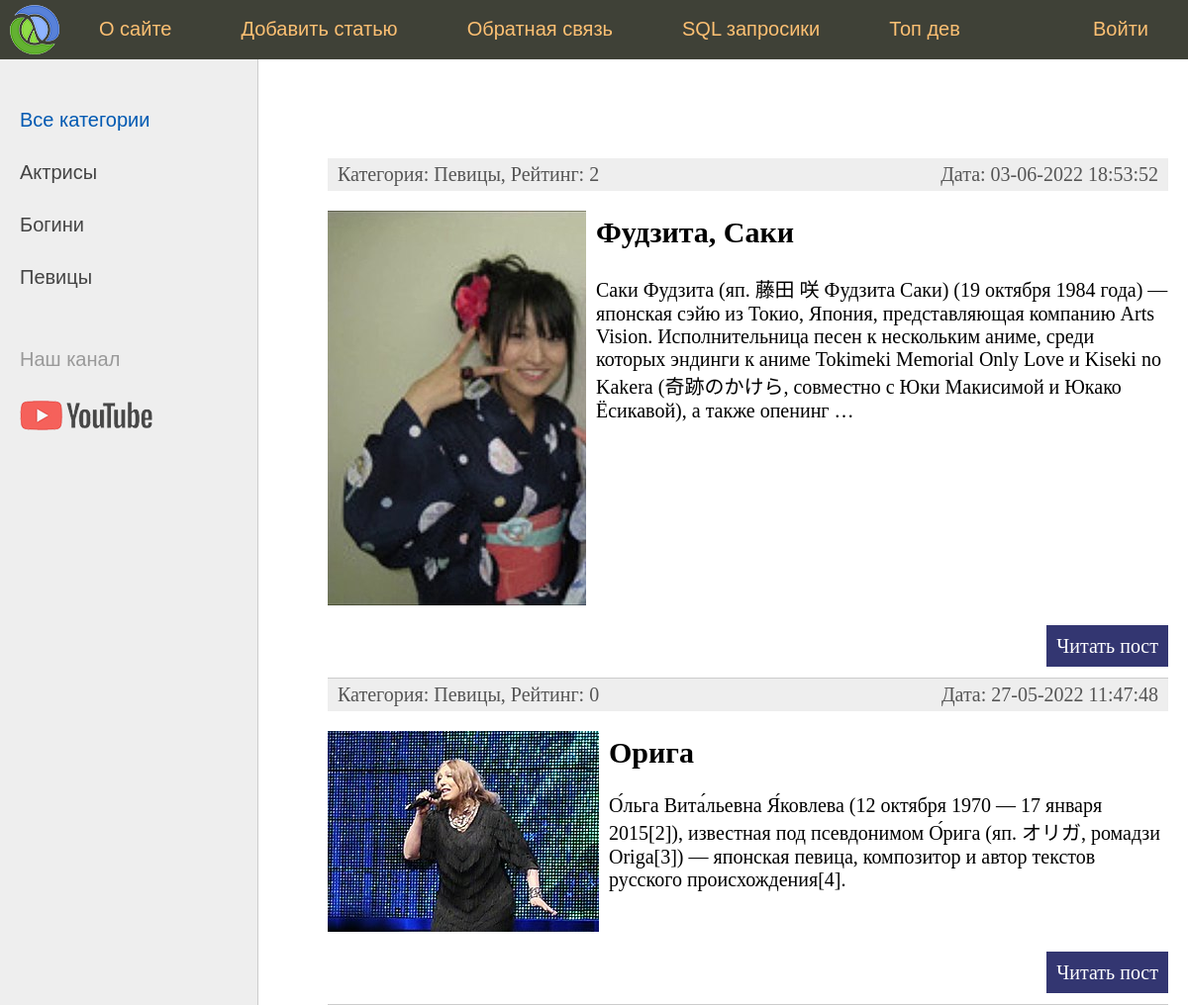
The app's page / (upper part), older data.
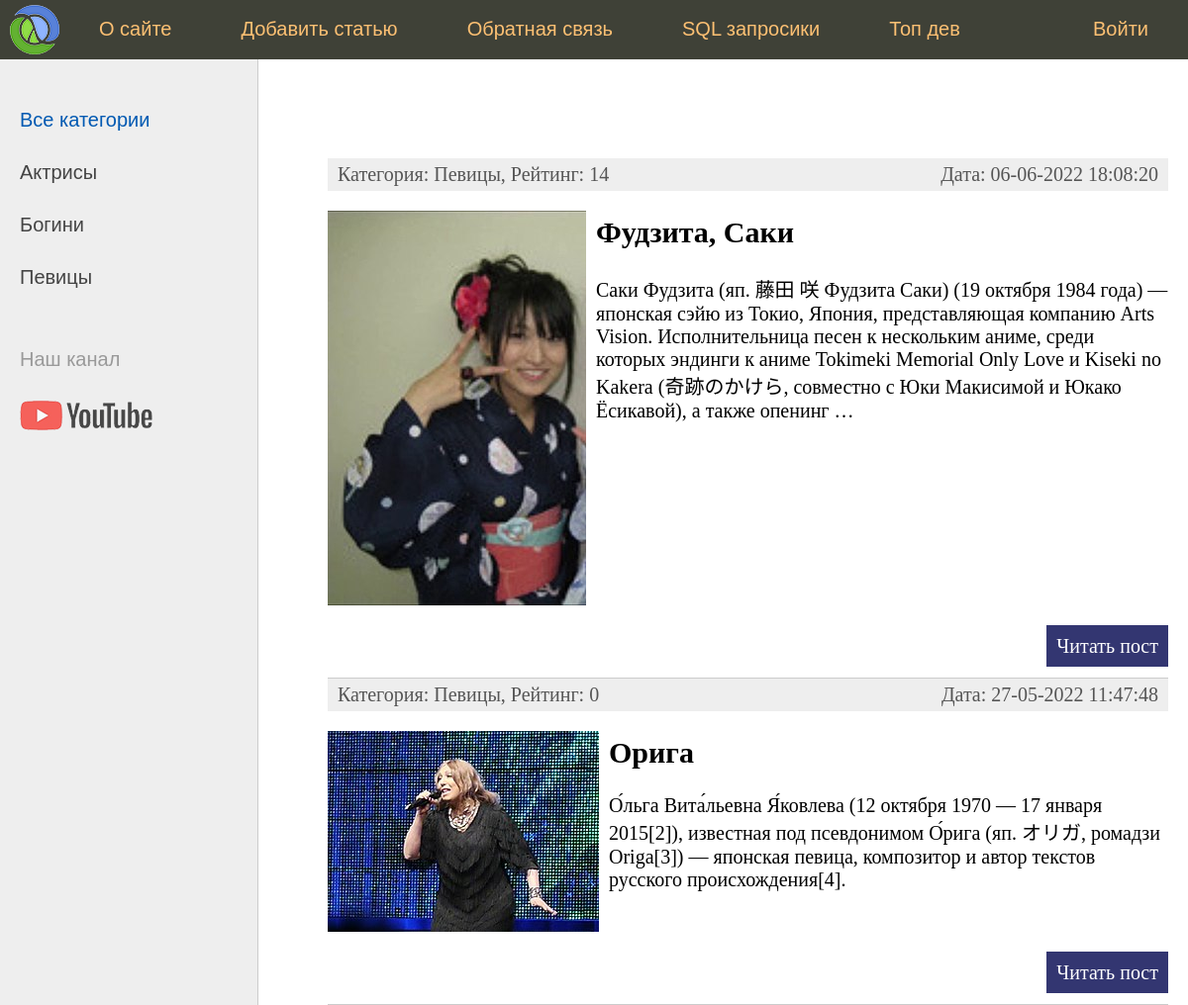
The same page, newer data.
### women/models.py (models this page shows, shortened)
class Women(models.Model):
    title = models.CharField(max_length=255, verbose_name='Заголовок')
    slug = models.SlugField(max_length=255, unique=True, db_index=True, verbose_name='URL')
    content = models.TextField(blank=True, verbose_name='Текст статьи')
    photo = models.ImageField(upload_to="photos/%Y/%m/%d/", verbose_name='Фото')
    time_create = models.DateTimeField(auto_now_add=True, verbose_name='Время создания')
    time_update = models.DateTimeField(auto_now=True, verbose_name='Время изменения')
    like = models.IntegerField(default=0, verbose_name='Лайки')
    is_published = models.BooleanField(default=True, verbose_name='Публикация')
    cat = models.ForeignKey('Category', on_delete=models.PROTECT, verbose_name='Категория')
    def get_absolute_url(self):
        return reverse('post', kwargs={'post_slug': self.slug})
    class Meta:
        verbose_name = 'Известные женщины'
        verbose_name_plural = 'Известные женщины'
        ordering = ['time_create', 'title']

class Category(models.Model):
    name = models.CharField(max_length=100, db_index=True, verbose_name='Название категории')
    slug = models.SlugField(max_length=255, unique=True, db_index=True, verbose_name='URL')
    def __str__(self):
        return self.name
    def get_absolute_url(self):
        return reverse('category', kwargs={'cat_slug': self.slug})
    class Meta:
        verbose_name = 'Категория'
        verbose_name_plural = 'Категории'
        ordering = ['name']

### women/views.py (the view)
# urls.py: path('', WomenHome.as_view(), name='home'),
class WomenHome(View):
    model = Women  # да это лишняя строчка
    def get(self, request):
        posts = Women.objects.all()
        context = {'title': 'Главная страница',
                   'posts': posts,
                   'cat_selected': 0}
        return render(request, 'women/index.html', context=context)
    ''' Если бы меню не передавал в пользовательском теге, передавал бы изменяемый(динамический) контент следующим образом:
    def get_context_data(self, *, object_list=None, **kwargs):
        context = super().get_context_data(**kwargs)
        context['menu'] = menu # по этому ключу передавал бы меню (список словарей)
        return context
    '''

### women/templatetags/women_tags.py (called while the page is built)
@register.inclusion_tag('usertags/list_categories.html')
def show_categories(sort=None, cat_selected=None):
    if not sort:
        cats = Category.objects.all()
    else:
        cats = Category.objects.order_by(sort)
    return {"cats": cats, "cat_selected": cat_selected}

@register.inclusion_tag('usertags/list_menu.html')
def show_menu():
    menu = [{'title': "О сайте", 'url_name': 'about'},
            {'title': "Добавить статью", 'url_name': 'add_page'},
            {'title': "Обратная связь", 'url_name': 'contact'},
            {'title': "SQL запросики", 'url_name': 'showsql'},
            {'title': "Топ дев", 'url_name': 'toprait'},
            {'title': "Войти", 'url_name': 'login'}]
    return {"menu": menu}

### women/templates/women/index.html (shortened to what this page needs)
{% extends 'women/base.html' %}
{% block content %}
<ul class="list-articles">
	{% for p in posts %}
			<li>
				<div class="article-panel">
					<p class="first">Категория: {{p.cat}}, Рейтинг: {{p.like}}</p>
					<p class="last">Дата: {{p.time_update|date:"d-m-Y H:i:s"}}</p>
				</div>
            {% if p.photo %}
            <p><img class="img-article-left thumn" src="{{ p.photo.url }}"></p>
            {% endif %}
				<h2>{{p.title}}</h2>
	{% autoescape on %}
	{{p.content|linebreaks|truncatewords:50}}
	{% endautoescape %}
			<p class="link-read-post"><a href="{{ p.get_absolute_url }}">Читать пост</a></p>
			</li>
	{% endfor %}
</ul>
{% endblock %}

Row changes from the older to the newer data that the page shows:
changed Women "Фудзита, Саки": like "2" → "14"; time_update "03-06-2022 18:53:52" → "06-06-2022 18:08:20"
